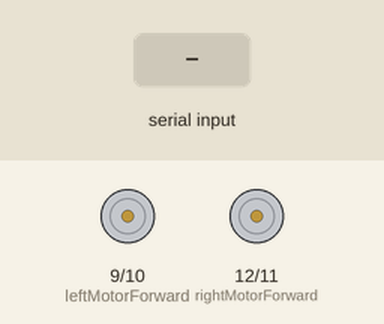
Recording of a sketch running on a simulated Arduino Uno, built with avr-gcc and run on an emulated ATmega328P. Shown: motor-driver pin pairs drawn as motors (green arrow = first pin HIGH = forward, orange = second pin HIGH = backward, longer = more drive). Inputs (shaded band) come from the test bench.

Above: at 1.2 s.
1.3 s: "F" received over Serial
At 1.9 s:
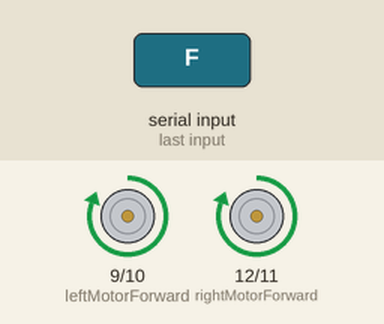
2.8 s: "B" received over Serial
At 3.1 s:
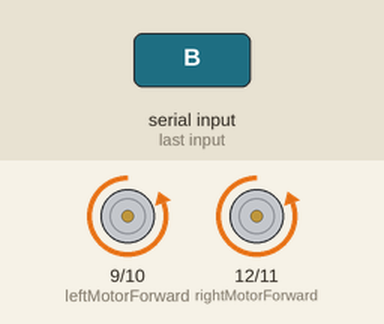
4.3 s: "L" received over Serial
At 5.4 s:
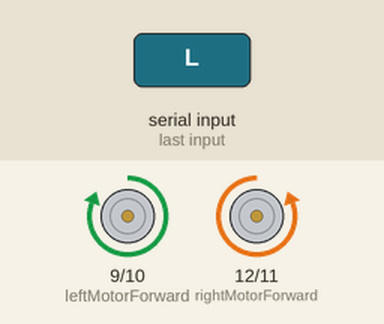
5.8 s: "R" received over Serial
At 6.6 s:
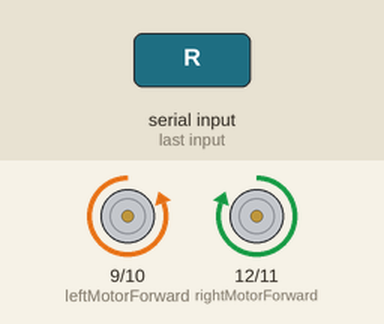
7.3 s: "1" received over Serial
At 7.7 s:
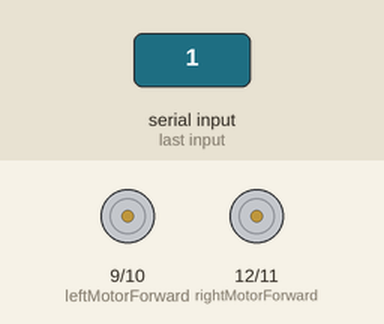
Timing chart, 0 to 9.8 s (numbered marks = the images above; inputs shaded):
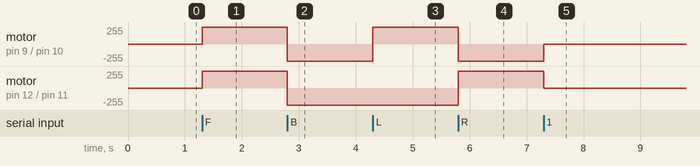

Measured:
- after the input at 1.3 s, motor on pin 9 (leftMotorForward) / pin 10 (leftMotorBackward), motor on pin 12 (rightMotorForward) / pin 11 (rightMotorBackward): stopped → forward 255/255 at once
- after the input at 2.8 s, motor on pin 9 (leftMotorForward) / pin 10 (leftMotorBackward), motor on pin 12 (rightMotorForward) / pin 11 (rightMotorBackward): forward 255/255 → backward 255/255 at once
- after the input at 4.3 s, motor on pin 9 (leftMotorForward) / pin 10 (leftMotorBackward): backward 255/255 → forward 255/255 at once
- after the input at 5.8 s, motor on pin 9 (leftMotorForward) / pin 10 (leftMotorBackward): forward 255/255 → backward 255/255 at once; motor on pin 12 (rightMotorForward) / pin 11 (rightMotorBackward): backward 255/255 → forward 255/255 at once
- after the input at 7.3 s, motor on pin 9 (leftMotorForward) / pin 10 (leftMotorBackward): backward 255/255 → stopped at once; motor on pin 12 (rightMotorForward) / pin 11 (rightMotorBackward): forward 255/255 → stopped at once

The sketch:

Bluetooth_RC_Car.ino
```cpp
#define leftMotorForward 9
#define leftMotorBackward 10
#define rightMotorForward 12
#define rightMotorBackward 11

char direction;

void forwards(void){
  digitalWrite(leftMotorForward,HIGH);
  digitalWrite(leftMotorBackward,LOW);
  digitalWrite(rightMotorForward,HIGH);
  digitalWrite(rightMotorBackward,LOW);
}

void backwards(void){
  digitalWrite(leftMotorForward,LOW);
  digitalWrite(leftMotorBackward,HIGH);
  digitalWrite(rightMotorForward,LOW);
  digitalWrite(rightMotorBackward,HIGH);
}


void right(void){
  digitalWrite(leftMotorForward,LOW);
  digitalWrite(leftMotorBackward,HIGH);
  digitalWrite(rightMotorForward,HIGH);
  digitalWrite(rightMotorBackward,LOW);
}

void left(void){
  digitalWrite(leftMotorForward,HIGH);
  digitalWrite(leftMotorBackward,LOW);
  digitalWrite(rightMotorForward,LOW);
  digitalWrite(rightMotorBackward,HIGH);
}

void stop(void){
  digitalWrite(leftMotorForward,LOW);
  digitalWrite(leftMotorBackward,LOW);
  digitalWrite(rightMotorForward,LOW);
  digitalWrite(rightMotorBackward,LOW);
  }

void setup() {
  Serial.begin(9600);
  pinMode(leftMotorForward,OUTPUT);
  pinMode(leftMotorBackward,OUTPUT);
  pinMode(rightMotorForward,OUTPUT);
  pinMode(rightMotorBackward,OUTPUT);

}

void loop() {

  if(Serial.available()>0){
   direction=Serial.read();

    if(direction=='F'){
      forwards();
    }else if(direction=='B'){
      backwards();
    }else if(direction=='L'){
      left();
    }else if(direction=='R'){
      right();
    }else{
      stop();
    }
   }
  }
```
